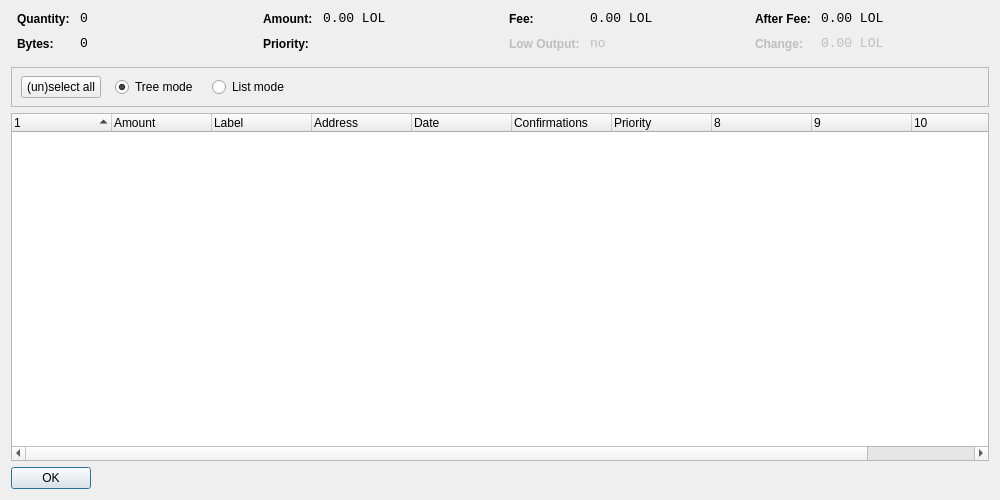
<?xml version="1.0" encoding="UTF-8"?>
<ui version="4.0">
 <class>CoinControlDialog</class>
 <widget class="QDialog" name="CoinControlDialog">
  <property name="geometry">
   <rect>
    <x>0</x>
    <y>0</y>
    <width>1000</width>
    <height>500</height>
   </rect>
  </property>
  <property name="windowTitle">
   <string>Coin Control</string>
  </property>
  <layout class="QVBoxLayout" name="verticalLayout">
   <item>
    <layout class="QHBoxLayout" name="horizontalLayoutTop" stretch="0,0,0,0">
     <property name="topMargin">
      <number>0</number>
     </property>
     <property name="bottomMargin">
      <number>10</number>
     </property>
     <item>
      <layout class="QFormLayout" name="formLayoutCoinControl1">
       <property name="horizontalSpacing">
        <number>10</number>
       </property>
       <property name="verticalSpacing">
        <number>10</number>
       </property>
       <property name="leftMargin">
        <number>6</number>
       </property>
       <property name="rightMargin">
        <number>6</number>
       </property>
       <item row="0" column="0">
        <widget class="QLabel" name="labelCoinControlQuantityText">
         <property name="styleSheet">
          <string notr="true">font-weight:bold;</string>
         </property>
         <property name="text">
          <string>Quantity:</string>
         </property>
        </widget>
       </item>
       <item row="0" column="1">
        <widget class="QLabel" name="labelCoinControlQuantity">
         <property name="font">
          <font>
           <family>Monospace</family>
           <pointsize>10</pointsize>
          </font>
         </property>
         <property name="cursor">
          <cursorShape>IBeamCursor</cursorShape>
         </property>
         <property name="contextMenuPolicy">
          <enum>Qt::ActionsContextMenu</enum>
         </property>
         <property name="text">
          <string notr="true">0</string>
         </property>
         <property name="textInteractionFlags">
          <set>Qt::LinksAccessibleByMouse|Qt::TextSelectableByKeyboard|Qt::TextSelectableByMouse</set>
         </property>
        </widget>
       </item>
       <item row="1" column="0">
        <widget class="QLabel" name="labelCoinControlBytesText">
         <property name="styleSheet">
          <string notr="true">font-weight:bold;</string>
         </property>
         <property name="text">
          <string>Bytes:</string>
         </property>
        </widget>
       </item>
       <item row="1" column="1">
        <widget class="QLabel" name="labelCoinControlBytes">
         <property name="font">
          <font>
           <family>Monospace</family>
           <pointsize>10</pointsize>
          </font>
         </property>
         <property name="cursor">
          <cursorShape>IBeamCursor</cursorShape>
         </property>
         <property name="contextMenuPolicy">
          <enum>Qt::ActionsContextMenu</enum>
         </property>
         <property name="text">
          <string notr="true">0</string>
         </property>
         <property name="textInteractionFlags">
          <set>Qt::LinksAccessibleByMouse|Qt::TextSelectableByKeyboard|Qt::TextSelectableByMouse</set>
         </property>
        </widget>
       </item>
      </layout>
     </item>
     <item>
      <layout class="QFormLayout" name="formLayoutCoinControl2">
       <property name="horizontalSpacing">
        <number>10</number>
       </property>
       <property name="verticalSpacing">
        <number>10</number>
       </property>
       <property name="leftMargin">
        <number>6</number>
       </property>
       <property name="rightMargin">
        <number>6</number>
       </property>
       <item row="0" column="0">
        <widget class="QLabel" name="labelCoinControlAmountText">
         <property name="styleSheet">
          <string notr="true">font-weight:bold;</string>
         </property>
         <property name="text">
          <string>Amount:</string>
         </property>
        </widget>
       </item>
       <item row="0" column="1">
        <widget class="QLabel" name="labelCoinControlAmount">
         <property name="font">
          <font>
           <family>Monospace</family>
           <pointsize>10</pointsize>
          </font>
         </property>
         <property name="cursor">
          <cursorShape>IBeamCursor</cursorShape>
         </property>
         <property name="contextMenuPolicy">
          <enum>Qt::ActionsContextMenu</enum>
         </property>
         <property name="text">
          <string notr="true">0.00 LOL</string>
         </property>
         <property name="textInteractionFlags">
          <set>Qt::LinksAccessibleByMouse|Qt::TextSelectableByKeyboard|Qt::TextSelectableByMouse</set>
         </property>
        </widget>
       </item>
       <item row="1" column="0">
        <widget class="QLabel" name="labelCoinControlPriorityText">
         <property name="styleSheet">
          <string notr="true">font-weight:bold;</string>
         </property>
         <property name="text">
          <string>Priority:</string>
         </property>
        </widget>
       </item>
       <item row="1" column="1">
        <widget class="QLabel" name="labelCoinControlPriority">
         <property name="font">
          <font>
           <family>Monospace</family>
           <pointsize>10</pointsize>
          </font>
         </property>
         <property name="cursor">
          <cursorShape>IBeamCursor</cursorShape>
         </property>
         <property name="contextMenuPolicy">
          <enum>Qt::ActionsContextMenu</enum>
         </property>
         <property name="text">
          <string/>
         </property>
         <property name="textInteractionFlags">
          <set>Qt::LinksAccessibleByMouse|Qt::TextSelectableByKeyboard|Qt::TextSelectableByMouse</set>
         </property>
        </widget>
       </item>
      </layout>
     </item>
     <item>
      <layout class="QFormLayout" name="formLayoutCoinControl3">
       <property name="horizontalSpacing">
        <number>10</number>
       </property>
       <property name="verticalSpacing">
        <number>10</number>
       </property>
       <property name="leftMargin">
        <number>6</number>
       </property>
       <property name="rightMargin">
        <number>6</number>
       </property>
       <item row="0" column="0">
        <widget class="QLabel" name="labelCoinControlFeeText">
         <property name="styleSheet">
          <string notr="true">font-weight:bold;</string>
         </property>
         <property name="text">
          <string>Fee:</string>
         </property>
        </widget>
       </item>
       <item row="0" column="1">
        <widget class="QLabel" name="labelCoinControlFee">
         <property name="font">
          <font>
           <family>Monospace</family>
           <pointsize>10</pointsize>
          </font>
         </property>
         <property name="cursor">
          <cursorShape>IBeamCursor</cursorShape>
         </property>
         <property name="contextMenuPolicy">
          <enum>Qt::ActionsContextMenu</enum>
         </property>
         <property name="text">
          <string notr="true">0.00 LOL</string>
         </property>
         <property name="textInteractionFlags">
          <set>Qt::LinksAccessibleByMouse|Qt::TextSelectableByKeyboard|Qt::TextSelectableByMouse</set>
         </property>
        </widget>
       </item>
       <item row="1" column="0">
        <widget class="QLabel" name="labelCoinControlLowOutputText">
         <property name="enabled">
          <bool>false</bool>
         </property>
         <property name="styleSheet">
          <string notr="true">font-weight:bold;</string>
         </property>
         <property name="text">
          <string>Low Output:</string>
         </property>
        </widget>
       </item>
       <item row="1" column="1">
        <widget class="QLabel" name="labelCoinControlLowOutput">
         <property name="enabled">
          <bool>false</bool>
         </property>
         <property name="font">
          <font>
           <family>Monospace</family>
           <pointsize>10</pointsize>
          </font>
         </property>
         <property name="cursor">
          <cursorShape>IBeamCursor</cursorShape>
         </property>
         <property name="contextMenuPolicy">
          <enum>Qt::ActionsContextMenu</enum>
         </property>
         <property name="text">
          <string notr="true">no</string>
         </property>
         <property name="textInteractionFlags">
          <set>Qt::LinksAccessibleByMouse|Qt::TextSelectableByKeyboard|Qt::TextSelectableByMouse</set>
         </property>
        </widget>
       </item>
      </layout>
     </item>
     <item>
      <layout class="QFormLayout" name="formLayoutCoinControl4">
       <property name="horizontalSpacing">
        <number>10</number>
       </property>
       <property name="verticalSpacing">
        <number>10</number>
       </property>
       <property name="leftMargin">
        <number>6</number>
       </property>
       <property name="rightMargin">
        <number>6</number>
       </property>
       <item row="0" column="0">
        <widget class="QLabel" name="labelCoinControlAfterFeeText">
         <property name="styleSheet">
          <string notr="true">font-weight:bold;</string>
         </property>
         <property name="text">
          <string>After Fee:</string>
         </property>
        </widget>
       </item>
       <item row="0" column="1">
        <widget class="QLabel" name="labelCoinControlAfterFee">
         <property name="font">
          <font>
           <family>Monospace</family>
           <pointsize>10</pointsize>
          </font>
         </property>
         <property name="cursor">
          <cursorShape>IBeamCursor</cursorShape>
         </property>
         <property name="contextMenuPolicy">
          <enum>Qt::ActionsContextMenu</enum>
         </property>
         <property name="text">
          <string notr="true">0.00 LOL</string>
         </property>
         <property name="textInteractionFlags">
          <set>Qt::LinksAccessibleByMouse|Qt::TextSelectableByKeyboard|Qt::TextSelectableByMouse</set>
         </property>
        </widget>
       </item>
       <item row="1" column="0">
        <widget class="QLabel" name="labelCoinControlChangeText">
         <property name="enabled">
          <bool>false</bool>
         </property>
         <property name="styleSheet">
          <string notr="true">font-weight:bold;</string>
         </property>
         <property name="text">
          <string>Change:</string>
         </property>
        </widget>
       </item>
       <item row="1" column="1">
        <widget class="QLabel" name="labelCoinControlChange">
         <property name="enabled">
          <bool>false</bool>
         </property>
         <property name="font">
          <font>
           <family>Monospace</family>
           <pointsize>10</pointsize>
          </font>
         </property>
         <property name="cursor">
          <cursorShape>IBeamCursor</cursorShape>
         </property>
         <property name="contextMenuPolicy">
          <enum>Qt::ActionsContextMenu</enum>
         </property>
         <property name="text">
          <string notr="true">0.00 LOL</string>
         </property>
         <property name="textInteractionFlags">
          <set>Qt::LinksAccessibleByMouse|Qt::TextSelectableByKeyboard|Qt::TextSelectableByMouse</set>
         </property>
        </widget>
       </item>
      </layout>
     </item>
    </layout>
   </item>
   <item>
    <widget class="QFrame" name="frame">
     <property name="minimumSize">
      <size>
       <width>0</width>
       <height>40</height>
      </size>
     </property>
     <property name="frameShape">
      <enum>QFrame::StyledPanel</enum>
     </property>
     <property name="frameShadow">
      <enum>QFrame::Sunken</enum>
     </property>
     <widget class="QWidget" name="horizontalLayoutWidget">
      <property name="geometry">
       <rect>
        <x>10</x>
        <y>0</y>
        <width>781</width>
        <height>41</height>
       </rect>
      </property>
      <layout class="QHBoxLayout" name="horizontalLayoutPanel" stretch="0,0,0,0,0">
       <property name="spacing">
        <number>14</number>
       </property>
       <item>
        <widget class="QPushButton" name="pushButtonSelectAll">
         <property name="sizePolicy">
          <sizepolicy hsizetype="Maximum" vsizetype="Fixed">
           <horstretch>0</horstretch>
           <verstretch>0</verstretch>
          </sizepolicy>
         </property>
         <property name="text">
          <string>(un)select all</string>
         </property>
        </widget>
       </item>
       <item>
        <widget class="QRadioButton" name="radioTreeMode">
         <property name="sizePolicy">
          <sizepolicy hsizetype="Maximum" vsizetype="Fixed">
           <horstretch>0</horstretch>
           <verstretch>0</verstretch>
          </sizepolicy>
         </property>
         <property name="text">
          <string>Tree mode</string>
         </property>
         <property name="checked">
          <bool>true</bool>
         </property>
        </widget>
       </item>
       <item>
        <widget class="QRadioButton" name="radioListMode">
         <property name="sizePolicy">
          <sizepolicy hsizetype="Maximum" vsizetype="Fixed">
           <horstretch>0</horstretch>
           <verstretch>0</verstretch>
          </sizepolicy>
         </property>
         <property name="text">
          <string>List mode</string>
         </property>
        </widget>
       </item>
       <item>
        <spacer name="horizontalSpacer">
         <property name="orientation">
          <enum>Qt::Horizontal</enum>
         </property>
         <property name="sizeHint" stdset="0">
          <size>
           <width>40</width>
           <height>20</height>
          </size>
         </property>
        </spacer>
       </item>
      </layout>
     </widget>
    </widget>
   </item>
   <item>
    <widget class="CoinControlTreeWidget" name="treeWidget">
     <property name="contextMenuPolicy">
      <enum>Qt::CustomContextMenu</enum>
     </property>
     <property name="sortingEnabled">
      <bool>false</bool>
     </property>
     <property name="columnCount">
      <number>11</number>
     </property>
     <attribute name="headerShowSortIndicator" stdset="0">
      <bool>true</bool>
     </attribute>
     <attribute name="headerStretchLastSection">
      <bool>false</bool>
     </attribute>
     <column>
      <property name="text">
       <string/>
      </property>
     </column>
     <column>
      <property name="text">
       <string>Amount</string>
      </property>
     </column>
     <column>
      <property name="text">
       <string>Label</string>
      </property>
     </column>
     <column>
      <property name="text">
       <string>Address</string>
      </property>
     </column>
     <column>
      <property name="text">
       <string>Date</string>
      </property>
     </column>
     <column>
      <property name="text">
       <string>Confirmations</string>
      </property>
      <property name="toolTip">
       <string>Confirmed</string>
      </property>
     </column>
     <column>
      <property name="text">
       <string>Priority</string>
      </property>
     </column>
     <column>
      <property name="text">
       <string/>
      </property>
     </column>
     <column>
      <property name="text">
       <string/>
      </property>
     </column>
     <column>
      <property name="text">
       <string/>
      </property>
     </column>
     <column>
      <property name="text">
       <string/>
      </property>
     </column>
    </widget>
   </item>
   <item>
    <widget class="QDialogButtonBox" name="buttonBox">
     <property name="sizePolicy">
      <sizepolicy hsizetype="Maximum" vsizetype="Fixed">
       <horstretch>0</horstretch>
       <verstretch>0</verstretch>
      </sizepolicy>
     </property>
     <property name="orientation">
      <enum>Qt::Horizontal</enum>
     </property>
     <property name="standardButtons">
      <set>QDialogButtonBox::Ok</set>
     </property>
    </widget>
   </item>
  </layout>
 </widget>
 <customwidgets>
  <customwidget>
   <class>CoinControlTreeWidget</class>
   <extends>QTreeWidget</extends>
   <header>coincontroltreewidget.h</header>
  </customwidget>
 </customwidgets>
 <resources/>
 <connections/>
</ui>
